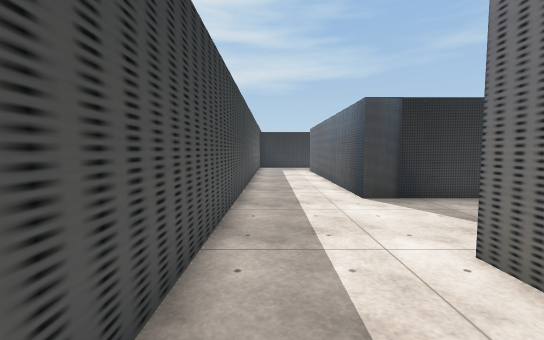
view 1 (above)

16 first-person views from a walk through a scene from a Unity 3-D project. The camera is 1.3 m above the floor, tilts 4° down and sees 90° across. The floor is counted in squares, 1 m on a side. Each view is taken from the middle of a square. On the plan, view 1 faces up. The plan holds only what a view shows up to about 13 squares ahead; the rest is blank. The place goes on beyond the plan. Some surface patterns are stand-ins.

view 2
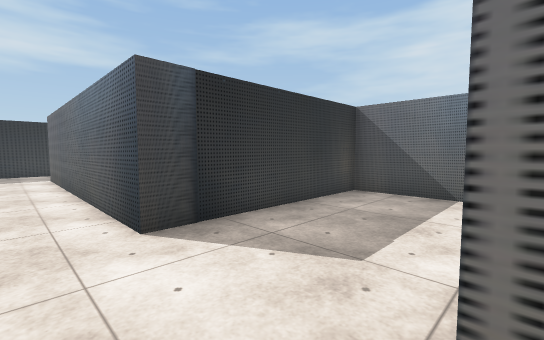

view 3
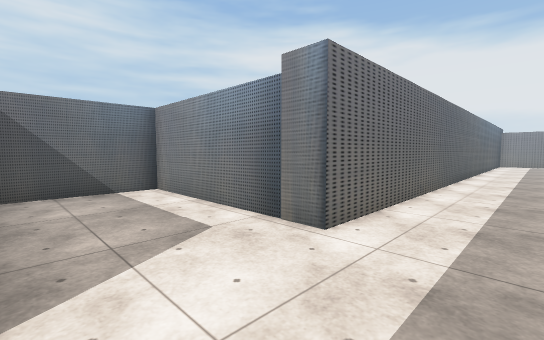

view 4
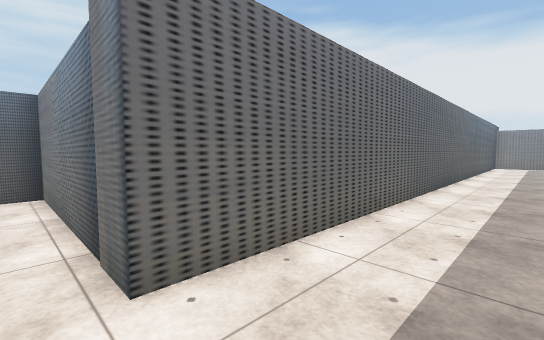

view 5
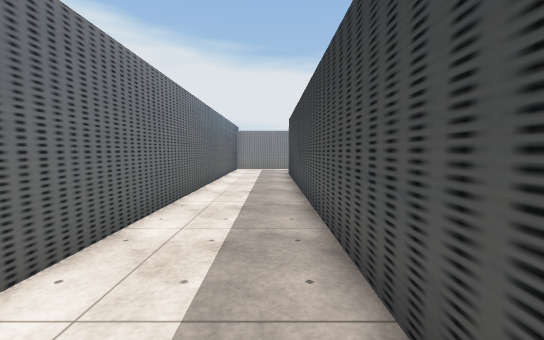

view 6
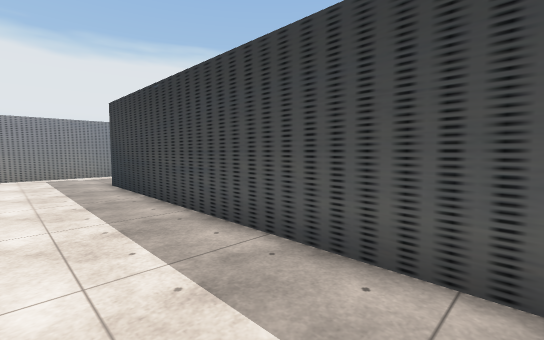

view 7
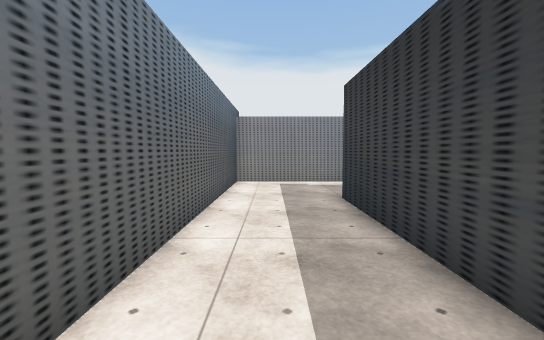

view 8
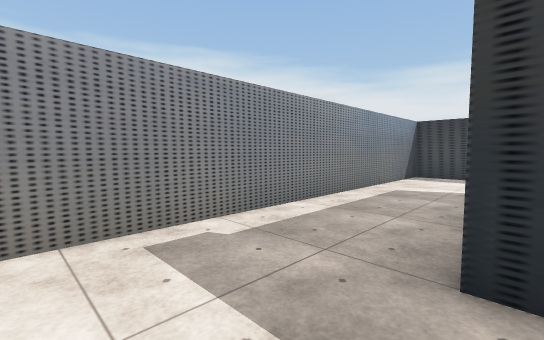

view 9
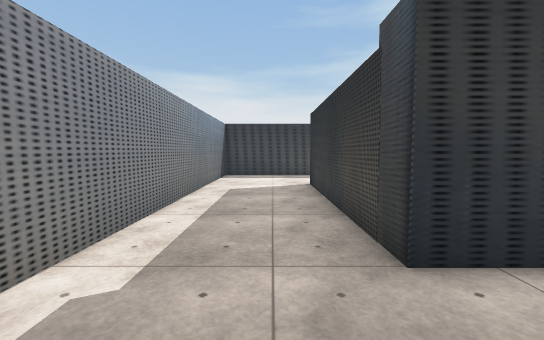

view 10
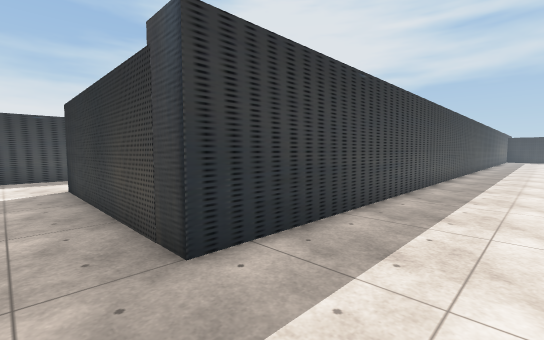

view 11
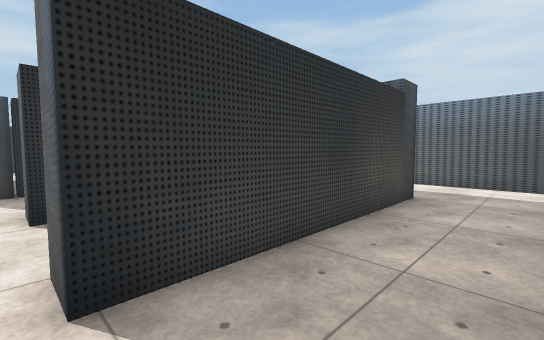

view 12
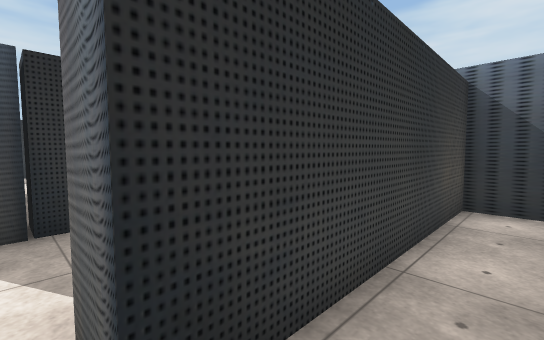

view 13
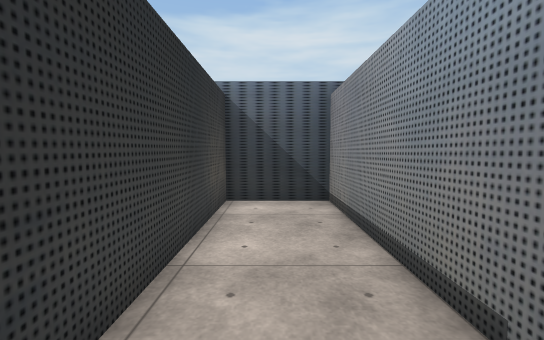

view 14
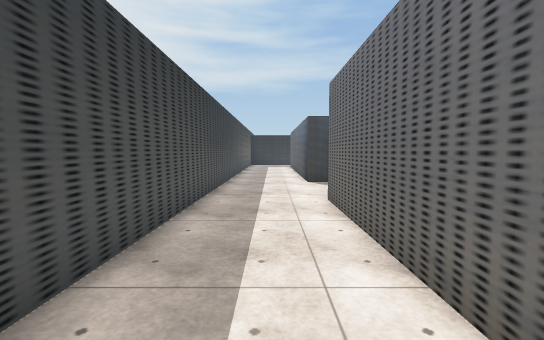

view 15
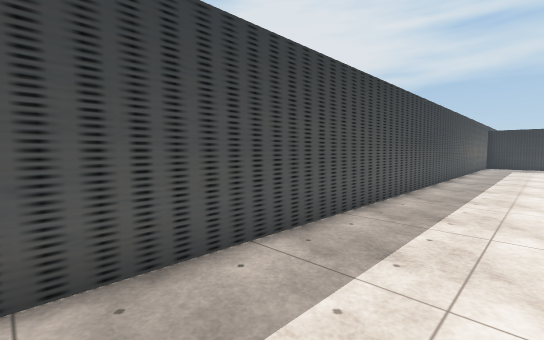

view 16
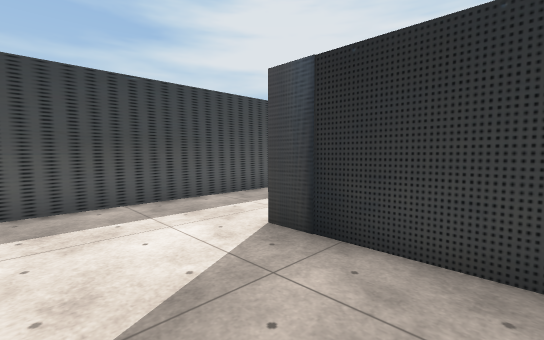

### Floor plan
Points are (right, up) in squares from view 1. A wall is a line through its corners. A room is listed if a view was taken in it or the views show most of it. See-through windows are left out.
Room 1 (views 1, 2, 3, 4, 5, 6, 7, 8, 9, 10, 11, 14, 15, 16)
walls: (-0.9, 10.5) (-0.9, -17.5) (-8.7, -17.5); (-9.5, -21.5) (2.5, -21.5) (2.5, 3.2) (9.3, 3.2) (9.3, 7.4) (2.5, 7.4) (2.5, 10.5)
ways out: opening at (-9, -17) to room 2
Room 2 (views 12, 13)
walls: (-7.6, -16.5) (-1.9, -16.5) (-1.9, -13.8) (-8.7, -13.8) (-8.7, -12.8); (-8.7, -17.5) (-8.7, -16.5)
ways out: opening at (-9, -17) to room 1; opening at (-9, -13.5)

Positions as (right, up) in squares from view 1, and headings:
1: (0, 0), facing up
2: (1, 3), facing up-right
3: (0, 7), facing down-right
4: (0, 4), facing down-right
5: (0, -2), facing down
6: (2, -6), facing down-left
7: (1, -10), facing down
8: (2, -17), facing down-left
9: (2, -19), facing left
10: (2, -19), facing up-left
11: (-9, -20), facing up-right
12: (-9, -15), facing up-right
13: (-9, -15), facing right
14: (1, -4), facing up
15: (2, -4), facing up-left
16: (6, 4), facing up-left
